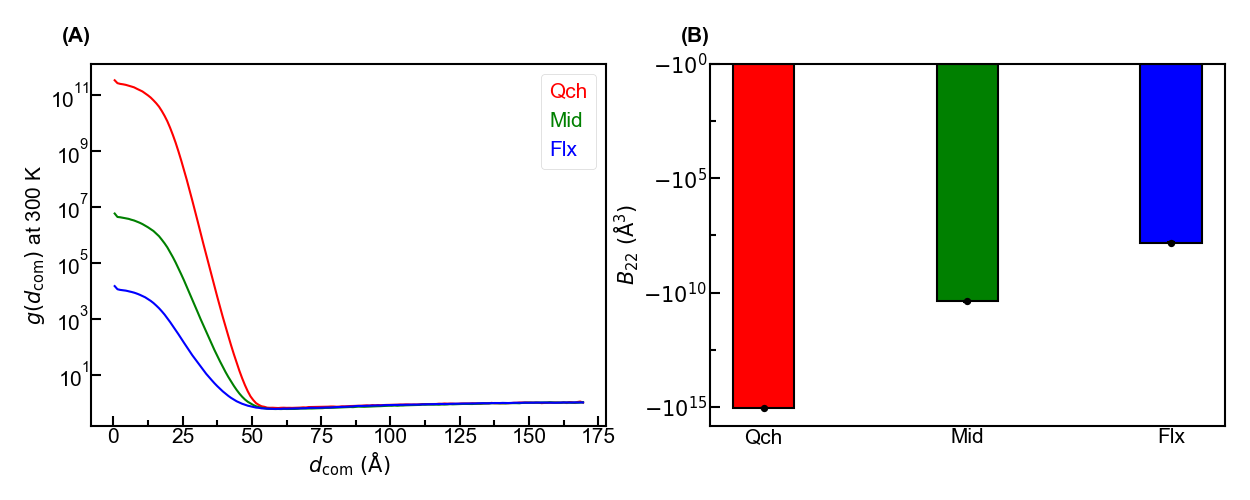

Source code (Python):
"""Import Modules"""
import numpy as np
from scipy.optimize import curve_fit
import random
import matplotlib.pyplot as plt
import matplotlib.cm as cm
from matplotlib.colors import LinearSegmentedColormap,ListedColormap
import matplotlib.ticker as ticker
from mpl_toolkits.axes_grid1 import make_axes_locatable
from matplotlib.pyplot import MultipleLocator
from matplotlib.collections import LineCollection
from matplotlib import colors
from matplotlib.ticker import LogLocator,LogFormatter,AutoMinorLocator
import sys
sys.path.append('D:\\Work\\Code\\Functions')
from pyw import pyw

"""Set Arguments"""
dir='../../b22/pmf_rep'
figname='b22'
mdls=['1.55sgm_1.0sgm','1.5sgm_0.82sgm','1.37sgm_0.6sgm']
Mdls=['Qch','Mid','Flx']
nmd=len(mdls)
nhi=170
nrep=3
kB=0.001982923700
T=300.0

"""Read Data"""
d=np.zeros((nmd,nhi,nrep))
F=np.zeros((nmd,nhi,nrep))
for i in range(nmd):
    for j in range(nrep):
        f=open(f'{dir}/{mdls[i]}_{j}.dat','r')
        ls=f.readlines()
        k=0
        for l in range(len(ls)):
            l_s=ls[l].strip('\n').split()
            if len(l_s)==5 and l_s[0][0]!='#':
                d[i,k,j]=float(l_s[0])
                F[i,k,j]=float(l_s[1])
                k+=1
# F_mean=np.mean(F,axis=-1)
# F_std=np.std(F,axis=-1)

rho=np.exp(-F/kB/T)/d**2
rho/=np.mean(rho[:,150:],axis=1,keepdims=True)
rho_mean=np.mean(rho,axis=-1)
rho_std=np.std(rho,axis=-1)
B22=np.sum(((1-rho)*2*np.pi*d**2)[:,:-1]*(d[:,1:]-d[:,:-1]),axis=1)
B22_mean=np.mean(B22,axis=-1)
B22_std=np.std(B22,axis=-1)

"""Plot"""
fig,axs=plt.subplots(1,2,figsize=(25,10))
marglft=0.5
margrig=0.5
margbot=0.5
margtop=0.5
spcwth=0.2
spchei=-0.1
cbarwth=0.0
cbarspcwth=0.0
wth=3
font={'family':'Arial','size':30}
lenmaj=15
lenmin=8
lenbar=8
xtick=0.1
ytick=20
ctick=1
ann=['(A)','(B)']
clrs=['r','g','b']

ax=axs[0]
ax.annotate(ann[0],xy=(0.0,1.05),xycoords='axes fraction',fontfamily=font['family'],fontsize=font['size'],fontweight='bold',va='bottom',ha='right')
for i in range(nmd):
    ax.fill_between(d[i,:,0],rho_mean[i]-rho_std[i],rho_mean[i]+rho_std[i],color=clrs[i],linewidth=0,alpha=0.2)
    ax.plot(d[i,:,0],rho_mean[i],color=clrs[i],linewidth=wth,label=Mdls[i])
ax.autoscale()
ax.minorticks_on()
ax.tick_params(axis='both',which='major',direction='in',width=wth,length=lenmaj,labelfontfamily=font['family'],labelsize=font['size'])
ax.tick_params(axis='both',which='minor',direction='in',width=wth,length=lenmin,labelfontfamily=font['family'],labelsize=font['size'])
# ax.xaxis.set_major_locator(MultipleLocator(1))
ax.xaxis.set_minor_locator(AutoMinorLocator(2))
# ax.yaxis.set_major_locator(MultipleLocator(1))
ax.yaxis.set_minor_locator(AutoMinorLocator(2))
ax.spines['bottom'].set_linewidth(wth)
ax.spines['top'].set_linewidth(wth)
ax.spines['left'].set_linewidth(wth)
ax.spines['right'].set_linewidth(wth)
ax.set_yscale('log')
ax.set_xlabel('$d_\\mathrm{com}~(\\mathrm{\\AA})$',fontdict=font)
# ax.set_ylabel('$F(d_\\mathrm{com})$ (kcal/mol) at 300 K',fontdict=font)
ax.set_ylabel('$g(d_\\mathrm{com})$ at 300 K',fontdict=font)
leg=ax.legend(loc='best',handlelength=0.0,handletextpad=0.0,prop={'family':font['family'],'size':font['size']})
for hnd,txt in zip(leg.legend_handles,leg.get_texts()):
    txt.set_color(hnd.get_color())

ax=axs[1]
ax.annotate(ann[1],xy=(0.0,1.05),xycoords='axes fraction',fontfamily=font['family'],fontsize=font['size'],fontweight='bold',va='bottom',ha='right')
for i in range(nmd):
    ax.bar(i,-np.log10(-B22_mean[i]),width=0.3,color=clrs[i],edgecolor='k',linewidth=wth)
    ax.errorbar([i],-np.log10(-B22_mean[i])[np.newaxis],yerr=[-np.log10(B22_mean[i]/(B22_mean[i]-B22_std[i]))[np.newaxis],-np.log10((B22_mean[i]+B22_std[i])/B22_mean[i])[np.newaxis]],
                        linestyle='',marker='.',color='k',markersize=5*wth,markeredgewidth=wth,
                        ecolor='k',elinewidth=wth,capsize=2*wth)
ax.autoscale()
ax.minorticks_on()
ax.tick_params(axis='x',which='both',direction='in',width=wth,length=0,labelfontfamily=font['family'],labelsize=font['size'])
ax.tick_params(axis='y',which='major',direction='in',width=wth,length=lenmaj,labelfontfamily=font['family'],labelsize=font['size'])
ax.tick_params(axis='y',which='minor',direction='in',width=wth,length=lenmin,labelfontfamily=font['family'],labelsize=font['size'])
ax.xaxis.set_minor_locator(AutoMinorLocator(0))
ax.yaxis.set_major_locator(MultipleLocator(5))
ax.yaxis.set_minor_locator(AutoMinorLocator(2))
ax.spines['bottom'].set_linewidth(wth)
ax.spines['top'].set_linewidth(wth)
ax.spines['left'].set_linewidth(wth)
ax.spines['right'].set_linewidth(wth)
ax.set_xticks(np.arange(nmd),Mdls,fontdict=font)
ax.set_yticks([0,-5,-10,-15],['$-10^{0}$','$-10^{5}$','$-10^{10}$','$-10^{15}$'],fontdict=font)
ax.set_ylabel('$B_{22}~(\\mathrm{\\AA^3})$',fontdict=font)

fig.canvas.draw()
tight_bbox=fig.get_tightbbox(fig.canvas.get_renderer())
alllft=tight_bbox.x0
allrig=tight_bbox.x1
allbot=tight_bbox.y0
alltop=tight_bbox.y1
figwth,fighei=fig.get_size_inches()
boxlft=np.inf
boxrig=-np.inf
boxbot=np.inf
boxtop=-np.inf
for ax in fig.axes:    
    pos=ax.get_position()
    left=pos.x0*figwth
    right=left+pos.width*figwth
    bottom=pos.y0*fighei
    top=bottom+pos.height*fighei
    boxlft=min(boxlft,left)
    boxrig=max(boxrig,right)
    boxbot=min(boxbot,bottom)
    boxtop=max(boxtop,top)
outlft=boxlft-alllft
outrig=allrig-boxrig
outbot=boxbot-allbot
outtop=alltop-boxtop

axs_2d=np.atleast_2d(axs)
nrows,ncols=np.shape(axs_2d)
outlfts=np.zeros((nrows,ncols))
outrigs=np.zeros((nrows,ncols))
outbots=np.zeros((nrows,ncols))
outtops=np.zeros((nrows,ncols))
dpi=fig.dpi 
for i in range(nrows):
    for j in range(ncols):
        ax=axs_2d[i,j]
        ref_bounds=ax.get_position().bounds
        alllft,allrig=np.inf,-np.inf
        allbot,alltop=np.inf,-np.inf
        for a in fig.axes:
            if a.get_position().bounds==ref_bounds:
                tight_bbox=a.get_tightbbox(fig.canvas.get_renderer())   # 点坐标
                alllft=min(alllft,tight_bbox.x0/dpi)
                allrig=max(allrig,tight_bbox.x1/dpi)
                allbot=min(allbot,tight_bbox.y0/dpi)
                alltop=max(alltop,tight_bbox.y1/dpi)
        boxlft=ref_bounds[0]*figwth
        boxrig=(ref_bounds[0]+ref_bounds[2])*figwth
        boxbot=ref_bounds[1]*fighei
        boxtop=(ref_bounds[1]+ref_bounds[3])*fighei
        outlfts[i,j]=boxlft-alllft
        outrigs[i,j]=allrig-boxrig
        outbots[i,j]=boxbot-allbot
        outtops[i,j]=alltop-boxtop
if ncols>1:
    spcwth+=np.max(outrigs[:,:-1]+outlfts[:,1:])
if nrows>1:
    spchei+=np.max(outbots[:-1,:]+outtops[1:,:])
plt.subplots_adjust(left=(marglft+outlft)/figwth,
                    right=1.0-(margrig+outrig+cbarwth+cbarspcwth)/figwth,
                    bottom=(margbot+outbot)/fighei,
                    top=1.0-(margtop+outtop)/fighei,
                    hspace=nrows*spchei/(fighei-margbot-outbot-margtop-outtop-(nrows-1)*spchei),
                    wspace=ncols*spcwth/(figwth-marglft-outlft-margrig-outrig-cbarwth-cbarspcwth-(ncols-1)*spcwth))

plt.savefig(f'{figname}.png',format='png',dpi=50)
plt.savefig(f'{figname}.pdf',format='pdf')
# plt.show()
